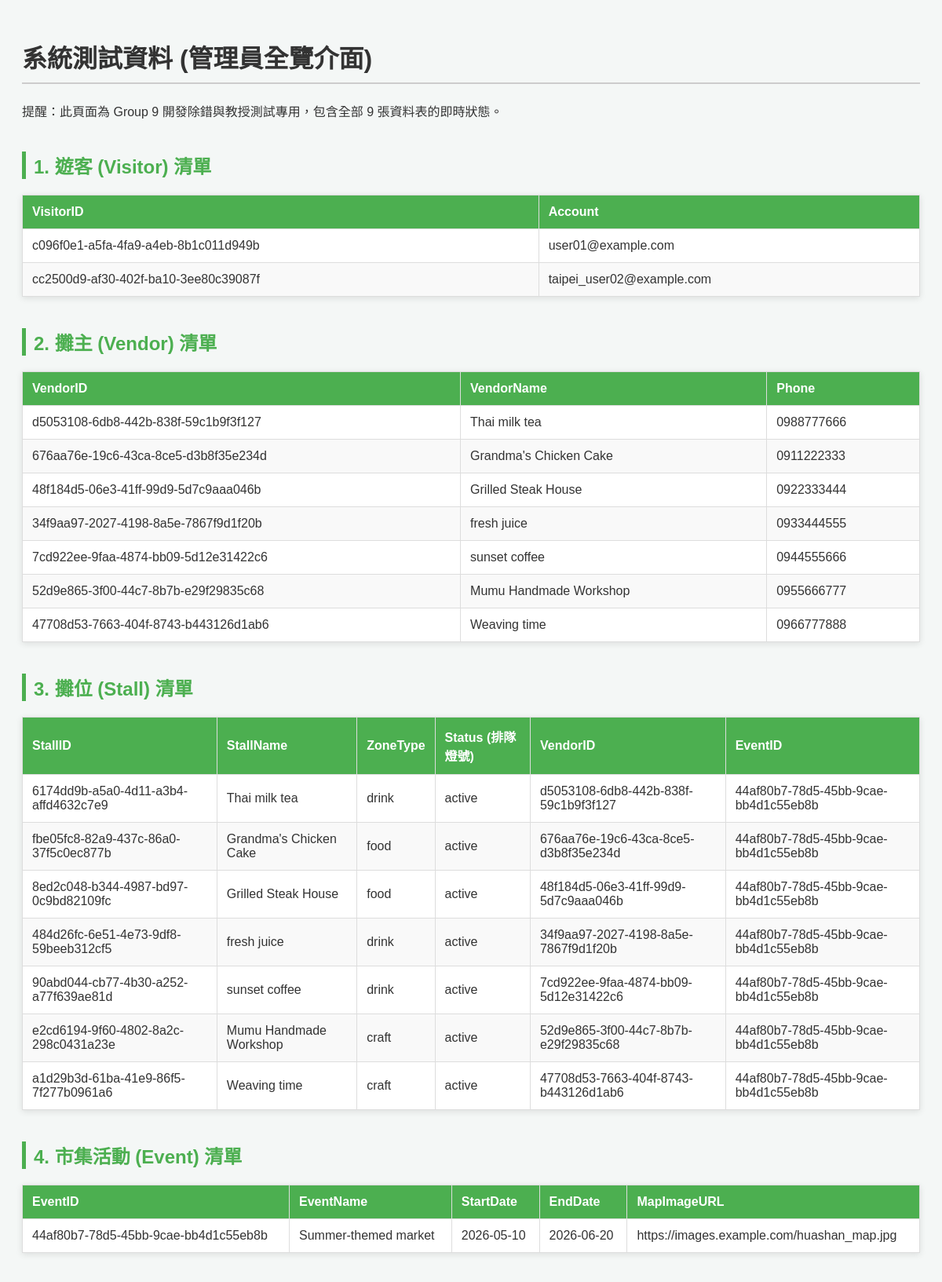
Page /admin_dashboard (upper part) on the committed database.
### app.py (models this page shows, shortened)
class Visitor(db.Model):
    __tablename__ = 'visitor'
    visitor_id    = db.Column(db.String(36), primary_key=True, default=lambda: str(uuid.uuid4()))
    account       = db.Column(db.String(50), unique=True, nullable=False)
    password_hash = db.Column(db.String(255), nullable=False)
    queue_tickets = db.relationship('QueueTicket', backref='visitor', lazy=True)
    orders        = db.relationship('Order', backref='visitor', lazy=True)

class Vendor(db.Model):
    __tablename__ = 'vendor'
    vendor_id     = db.Column(db.String(36), primary_key=True, default=lambda: str(uuid.uuid4()))
    account       = db.Column(db.String(50), unique=True, nullable=False)
    password_hash = db.Column(db.String(255), nullable=False)
    name          = db.Column(db.String(50), nullable=False)
    phone         = db.Column(db.String(20))
    stall         = db.relationship('Stall', backref='vendor', uselist=False)

class Stall(db.Model):
    __tablename__ = 'stall'
    stall_id      = db.Column(db.String(36), primary_key=True, default=lambda: str(uuid.uuid4()))
    stall_name    = db.Column(db.String(100), nullable=False)
    zone_type     = db.Column(db.String(20))
    status        = db.Column(db.String(20), default='active')
    vendor_id     = db.Column(db.String(36), db.ForeignKey('vendor.vendor_id'), unique=True)
    event_id      = db.Column(db.String(36), db.ForeignKey('event.event_id'))
    products      = db.relationship('Product', secondary=offers, backref='stalls', lazy=True)
    queue_tickets = db.relationship('QueueTicket', backref='stall', lazy=True)
    orders        = db.relationship('Order', backref='stall', lazy=True)

class Event(db.Model):
    __tablename__ = 'event'
    event_id      = db.Column(db.String(36), primary_key=True, default=lambda: str(uuid.uuid4()))
    event_name    = db.Column(db.String(100), nullable=False)
    start_date    = db.Column(db.String(20))
    end_date      = db.Column(db.String(20))
    map_image_url = db.Column(db.String(255))
    stalls        = db.relationship('Stall', backref='event', lazy=True)

### app.py (the view)
@app.route('/admin_dashboard')
def admin_dashboard():
    try:
        all_visitors = [{'VisitorID': v.visitor_id, 'Account': v.account} for v in Visitor.query.all()]
        all_vendors = [{'VendorID': v.vendor_id, 'VendorName': v.name, 'Phone': v.phone} for v in Vendor.query.all()]
        all_stalls = [{'StallID': s.stall_id, 'StallName': s.stall_name, 'ZoneType': s.zone_type, 'Status': s.status, 'VendorID': s.vendor_id, 'EventID': s.event_id} for s in Stall.query.all()]
        all_events = [{'EventID': e.event_id, 'EventName': e.event_name, 'StartDate': e.start_date, 'EndDate': e.end_date, 'MapImageURL': e.map_image_url} for e in Event.query.all()]
        all_tickets = [{'TicketNumber': t.ticket_number, 'WaitTime': t.expected_wait_time, 'Status': t.status, 'StallID': t.stall_id, 'VisitorID': t.visitor_id} for t in QueueTicket.query.all()]
        all_products = [{'ProductID': p.product_id, 'ProductName': p.name, 'Price': p.price} for p in Product.query.all()]
        all_orders = [{'OrderID': o.order_id, 'OrderTime': o.order_time, 'Status': o.status, 'VisitorID': o.visitor_id, 'StallID': o.stall_id, 'PaymentMethod': 'Cash'} for o in Order.query.all()]
        all_offers = [dict(row) for row in db.session.execute(text("SELECT stall_id as StallID, product_id as ProductID FROM offers")).mappings()]
        all_includes = [dict(row) for row in db.session.execute(text("SELECT order_id as OrderID, product_id as ProductID, quantity as Quantity, sold_price as SoldPrice FROM includes")).mappings()]
    except Exception as e:
        print(f"Database read error: {e}")
        all_visitors, all_vendors, all_stalls = [], [], []
        all_events, all_tickets, all_products = [], [], []
        all_orders, all_offers, all_includes = [], [], []
    return render_template(
        'admin.html',
        visitors=all_visitors, vendors=all_vendors, stalls=all_stalls,
        events=all_events, tickets=all_tickets, products=all_products,
        orders=all_orders, offers=all_offers, includes=all_includes
    )

### templates/admin.html (shortened to what this page needs)
<!DOCTYPE html>
<html lang="zh-TW">
<head>
</head>
<body>
    <h1>系統測試資料 (管理員全覽介面)</h1>
    <p>提醒：此頁面為 Group 9 開發除錯與教授測試專用，包含全部 9 張資料表的即時狀態。</p>
    <h2>1. 遊客 (Visitor) 清單</h2>
    <table>
        <thead>
            <tr>
                <th>VisitorID</th>
                <th>Account</th>
            </tr>
        </thead>
        <tbody>
            {% for visitor in visitors %}
            <tr>
                <td>{{ visitor['VisitorID'] }}</td>
                <td>{{ visitor['Account'] }}</td>
            </tr>
            {% else %}
            <tr><td colspan="2" class="empty-msg">目前資料庫無遊客資料</td></tr>
            {% endfor %}
        </tbody>
    </table>
    <h2>2. 攤主 (Vendor) 清單</h2>
    <table>
        <thead>
            <tr>
                <th>VendorID</th>
                <th>VendorName</th>
                <th>Phone</th>
            </tr>
        </thead>
        <tbody>
            {% for vendor in vendors %}
            <tr>
                <td>{{ vendor['VendorID'] }}</td>
                <td>{{ vendor['VendorName'] }}</td>
                <td>{{ vendor['Phone'] }}</td>
            </tr>
            {% else %}
            <tr><td colspan="3" class="empty-msg">目前資料庫無攤主資料</td></tr>
            {% endfor %}
        </tbody>
    </table>
    <h2>3. 攤位 (Stall) 清單</h2>
    <table>
        <thead>
            <tr>
                <th>StallID</th>
                <th>StallName</th>
                <th>ZoneType</th>
                <th>Status (排隊燈號)</th>
                <th>VendorID</th>
                <th>EventID</th>
            </tr>
        </thead>
        <tbody>
            {% for stall in stalls %}
            <tr>
                <td>{{ stall['StallID'] }}</td>
                <td>{{ stall['StallName'] }}</td>
                <td>{{ stall['ZoneType'] }}</td>
                <td class="
                    ">
                    {{ stall['Status'] }}
                </td>
                <td>{{ stall['VendorID'] }}</td>
                <td>{{ stall['EventID'] }}</td>
            </tr>
            {% else %}
            <tr><td colspan="6" class="empty-msg">目前資料庫無攤位資料</td></tr>
            {% endfor %}
        </tbody>
    </table>
    <h2>4. 市集活動 (Event) 清單</h2>
    <table>
        <thead>
            <tr>
                <th>EventID</th>
                <th>EventName</th>
                <th>StartDate</th>
                <th>EndDate</th>
                <th>MapImageURL</th>
            </tr>
        </thead>
        <tbody>
            {% for event in events %}
            <tr>
                <td>{{ event['EventID'] }}</td>
                <td>{{ event['EventName'] }}</td>
                <td>{{ event['StartDate'] }}</td>
                <td>{{ event['EndDate'] }}</td>
                <td>{{ event['MapImageURL'] }}</td>
            </tr>
            {% else %}
            <tr><td colspan="5" class="empty-msg">目前資料庫無活動資料</td></tr>
            {% endfor %}
        </tbody>
    </table>
</body>
</html>

### templates/admin.html (style rules this page uses)
body { font-family: 'Arial', sans-serif; padding: 20px; background-color: #f4f7f6; color: #333; }
h1 { border-bottom: 2px solid #ccc; padding-bottom: 10px; }
h2 { color: #4CAF50; margin-top: 40px; border-left: 5px solid #4CAF50; padding-left: 10px; }
table { border-collapse: collapse; width: 100%; max-width: 1200px; margin-bottom: 20px; background-color: #fff; box-shadow: 0 2px 8px rgba(0,0,0,0.1); }
th, td { border: 1px solid #ddd; padding: 12px; text-align: left; }
th { background-color: #4CAF50; color: white; }
tr:nth-child(even) { background-color: #f9f9f9; }

### rows in the picture
Visitor: VisitorID "c096f0e1-a5fa-4fa9-a4eb-8b1c011d949b", Account "user01@example.com"
Visitor: VisitorID "cc2500d9-af30-402f-ba10-3ee80c39087f", Account "taipei_user02@example.com"
Vendor: VendorID "d5053108-6db8-442b-838f-59c1b9f3f127", VendorName "Thai milk tea", Phone "0988777666"
Vendor: VendorID "676aa76e-19c6-43ca-8ce5-d3b8f35e234d", VendorName "Grandma's Chicken Cake", Phone "0911222333"
Vendor: VendorID "48f184d5-06e3-41ff-99d9-5d7c9aaa046b", VendorName "Grilled Steak House", Phone "0922333444"
Vendor: VendorID "34f9aa97-2027-4198-8a5e-7867f9d1f20b", VendorName "fresh juice", Phone "0933444555"
Vendor: VendorID "7cd922ee-9faa-4874-bb09-5d12e31422c6", VendorName "sunset coffee", Phone "0944555666"
Vendor: VendorID "52d9e865-3f00-44c7-8b7b-e29f29835c68", VendorName "Mumu Handmade Workshop", Phone "0955666777"
Vendor: VendorID "47708d53-7663-404f-8743-b443126d1ab6", VendorName "Weaving time", Phone "0966777888"
Stall: StallID "6174dd9b-a5a0-4d11-a3b4-affd4632c7e9", StallName "Thai milk tea", ZoneType "drink", Status "active", VendorID "d5053108-6db8-442b-838f-59c1b9f3f127", EventID "44af80b7-78d5-45bb-9cae-bb4d1c55eb8b"
Stall: StallID "fbe05fc8-82a9-437c-86a0-37f5c0ec877b", StallName "Grandma's Chicken Cake", ZoneType "food", Status "active", VendorID "676aa76e-19c6-43ca-8ce5-d3b8f35e234d", EventID "44af80b7-78d5-45bb-9cae-bb4d1c55eb8b"
Stall: StallID "8ed2c048-b344-4987-bd97-0c9bd82109fc", StallName "Grilled Steak House", ZoneType "food", Status "active", VendorID "48f184d5-06e3-41ff-99d9-5d7c9aaa046b", EventID "44af80b7-78d5-45bb-9cae-bb4d1c55eb8b"
Stall: StallID "484d26fc-6e51-4e73-9df8-59beeb312cf5", StallName "fresh juice", ZoneType "drink", Status "active", VendorID "34f9aa97-2027-4198-8a5e-7867f9d1f20b", EventID "44af80b7-78d5-45bb-9cae-bb4d1c55eb8b"
Stall: StallID "90abd044-cb77-4b30-a252-a77f639ae81d", StallName "sunset coffee", ZoneType "drink", Status "active", VendorID "7cd922ee-9faa-4874-bb09-5d12e31422c6", EventID "44af80b7-78d5-45bb-9cae-bb4d1c55eb8b"
Stall: StallID "e2cd6194-9f60-4802-8a2c-298c0431a23e", StallName "Mumu Handmade Workshop", ZoneType "craft", Status "active", VendorID "52d9e865-3f00-44c7-8b7b-e29f29835c68", EventID "44af80b7-78d5-45bb-9cae-bb4d1c55eb8b"
Stall: StallID "a1d29b3d-61ba-41e9-86f5-7f277b0961a6", StallName "Weaving time", ZoneType "craft", Status "active", VendorID "47708d53-7663-404f-8743-b443126d1ab6", EventID "44af80b7-78d5-45bb-9cae-bb4d1c55eb8b"
Event: EventID "44af80b7-78d5-45bb-9cae-bb4d1c55eb8b", EventName "Summer-themed market", StartDate "2026-05-10", EndDate "2026-06-20", MapImageURL "https://images.example.com/huashan_map.jpg"
